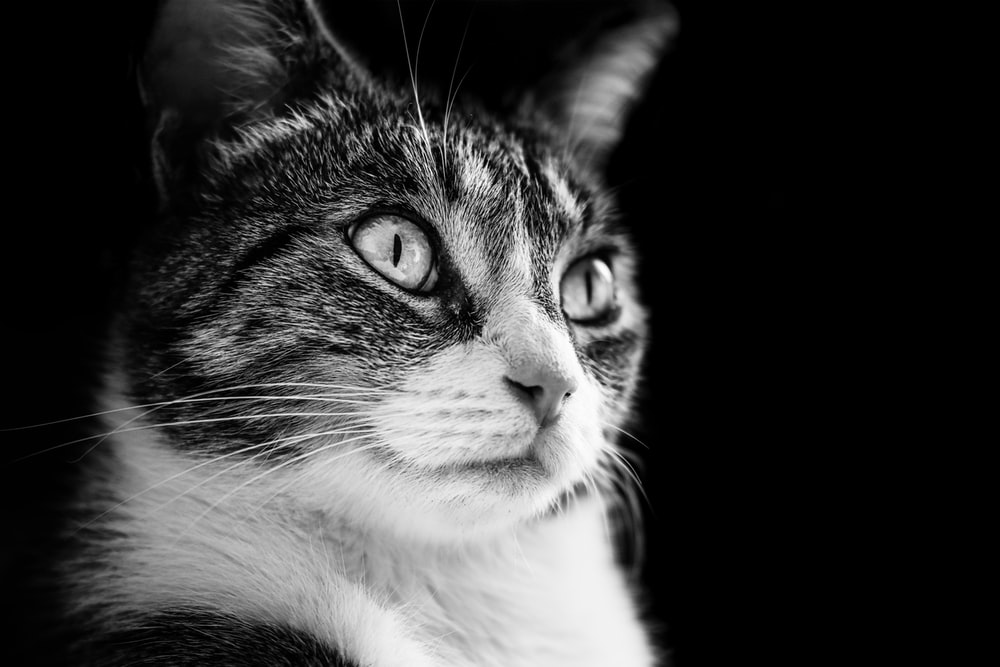
#> input picture day2/img2.jpeg, 1000 x 667 px
$ python prog2.py
#> lines starting #> are read from the running program, lines starting #| are printed output that depends on the picture; after the words box and inside, x2 and y2 are one past the last pixel; in counts of white or black regions, pixels touching at a corner belong together
import cv2
import numpy as np

def display_shade(img,n):
	for i in range(640):
		for j in range(640):
			if img[i][j]<n:
				img[i][j] = 0
			else:
				img[i][j] = n
	# img1 = img/n
	st = "img_"+(str)(n)
	cv2.imshow(st,img)

img = cv2.imread("img2.jpeg",0)
#> img is the input picture: shape (667, 1000); min 0, max 255, mean 54.9
cv2.imshow("i1",img)
img2 = cv2.resize(img,(640,640))
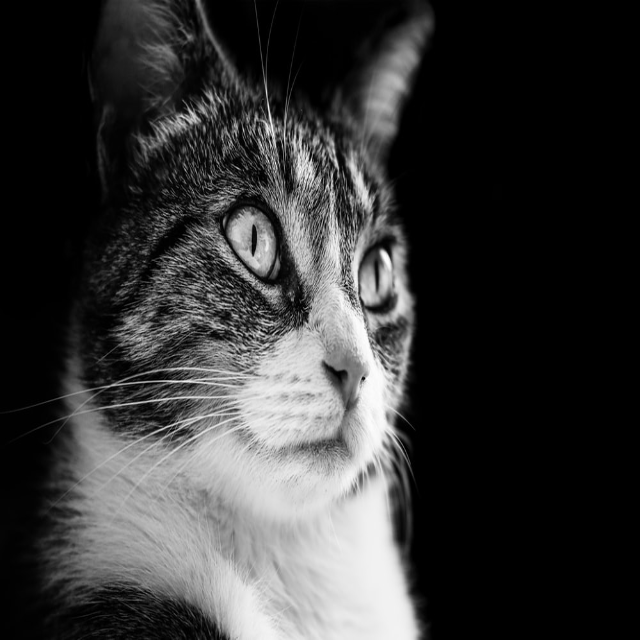
#> img2: shape (640, 640); min 0, max 254, mean 54.9
cv2.imshow("i2",img2)
# cv2.waitKey(0)
k = 128
for i in range(8):
	display_shade(img2,k)
	k = k/2
#> this loop made 8 passes
#> pass 1, in display_shade, `cv2.imshow(st,img)`:
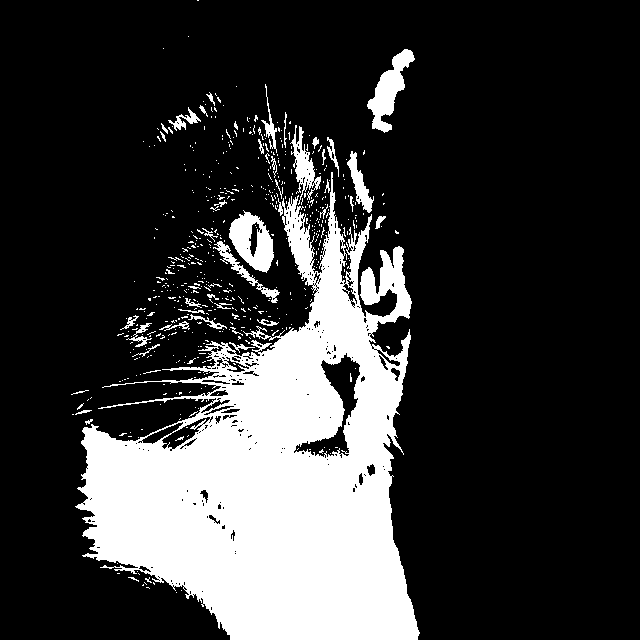
#> window 'img_128': shape (640, 640); values 0 (black) and 128 (white), 21.7% white; 564 white regions (519 under 20 px), largest, box (x1, y1, x2, y2) and area: (75, 172, 420, 640) 79615, (229, 210, 274, 273) 1602, (367, 49, 415, 133) 1584
#> after the loop, k = 0.5
# [5 lines of commented-out code are left out]
cv2.waitKey(0)
